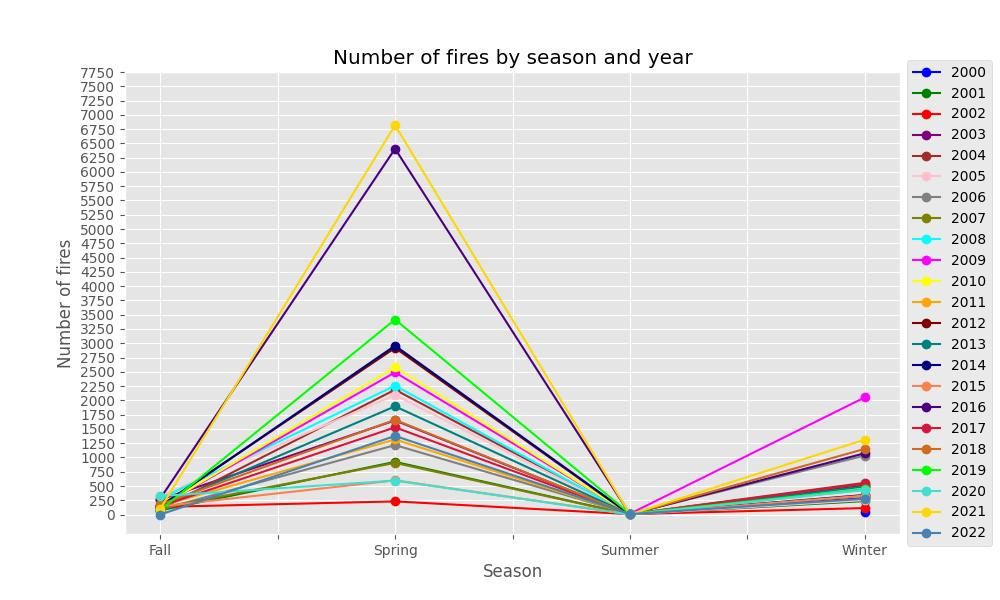

Generate this figure with Python:
import pandas as pd
import matplotlib.pyplot as plt

df = pd.read_csv('firedataseasons.csv')

#grouping data
grouped = df.groupby(['year', 'Season']).size().reset_index(name='counts')

#pivoting
pivoted = grouped.pivot(index='Season', columns='year', values='counts')

#plotstyle
plt.style.use('ggplot')

#23 diff colors were needed so defined all colors here
colors = ['blue', 'green', 'red', 'purple', 'brown', 'pink', 'gray', 'olive', 'cyan', 'magenta', 'yellow', 'orange', 'maroon', 'teal', 'navy', 'coral', 'indigo', 'crimson', 'chocolate', 'lime', 'turquoise', 'gold', 'steelblue']

#creating plot
for i, col in enumerate(pivoted.columns):
    pivoted[col].plot(kind='line', marker='o', figsize=(10,6), color=colors[i])

plt.xlabel('Season')

plt.ylabel('Number of fires')

plt.yticks(range(0, 8000, 250))

plt.legend(loc='center left', bbox_to_anchor=(1, 0.5))

plt.title('Number of fires by season and year')

plt.savefig("linegraphbyseason.jpeg")

plt.show()
